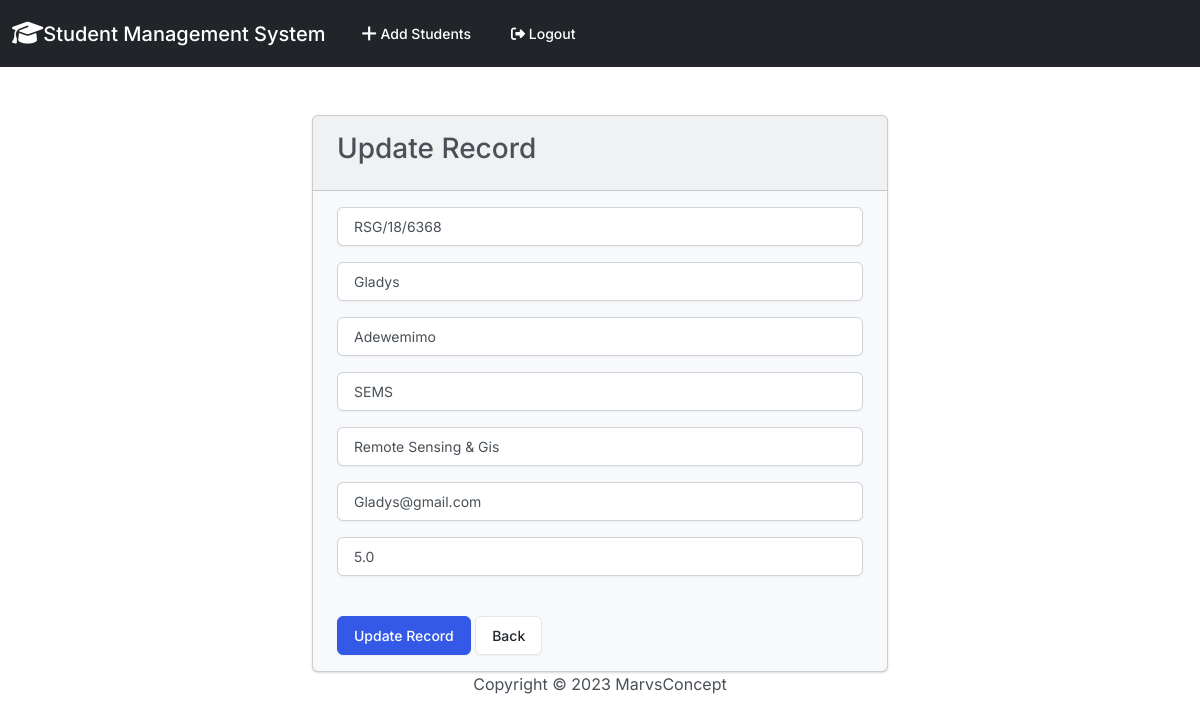
Screenshot of /update_record/2 (signed in) with the database file from the repository.
### students/models.py (models this page shows, shortened)
class Record(models.Model):
    created_at = models.DateTimeField(auto_now_add=True)
    matric_no = models.CharField(max_length = 50)
    first_name = models.CharField(max_length=50)
    last_name = models.CharField(max_length=50)
    faculty = models.CharField(max_length=50)
    department = models.CharField(max_length=50)
    email =  models.EmailField(max_length=50)
    gpa = models.FloatField()

### students/views.py (the view)
# urls.py: path('update_record/<int:pk>', views.update_record, name='update_record'),
def update_record(request, pk):
    if request.user.is_authenticated:
        current_record = Record.objects.get(id=pk)
        form = AddRecordForm(request.POST or None, instance=current_record)
        if form.is_valid():
            form.save()
            messages.success(request, "Recorded Updated Successfully...")
            return redirect('home')
        return render(request, 'update_record.html', {'form':form})
    else:
        messages.success(request, "You must be logged in to Update records")
        return redirect('home')

### students/forms.py
class AddRecordForm(forms.ModelForm):
    matric_no = forms.CharField(required=True, widget=forms.TextInput(attrs={'placeholder':'Matric No', 'class':'form-control'}), label="")
    first_name =forms.CharField(required=True, widget=forms.TextInput(attrs={'placeholder':'First Name', 'class':'form-control'}), label="")
    last_name = forms.CharField(required=True, widget=forms.TextInput(attrs={'placeholder':'Last Name', 'class':'form-control'}), label="")
    faculty = forms.CharField(required=True, widget=forms.TextInput(attrs={'placeholder':'Faculty', 'class':'form-control'}), label="")
    department = forms.CharField(required=True, widget=forms.TextInput(attrs={'placeholder':'Deparment', 'class':'form-control'}), label="")
    email =  forms.EmailField(required=True, widget=forms.TextInput(attrs={'placeholder':'Email', 'class':'form-control'}), label="")
    gpa = forms.FloatField(required=True, widget=forms.TextInput(attrs={'placeholder':'GPA', 'class':'form-control'}), label="")
    class Meta:
       model = Record
       exclude = ("user",)

### students/templates/update_record.html (shortened to what this page needs)
{% extends 'base.html' %}
{% block content %}
<div class="container-fluid col-md-6 offset-md-3 ">
     <div class="card bg-light ">
        <div class="card-header"><strong><h3>Update Record</h3></strong></div>
        <div class="card-body">
            <form method="POST">
                {{ form.as_p}}
                    <br>
                <button type="submit" class="btn btn-primary">Update Record</button>
                <a href="{% url 'home' %}" class= "btn btn-secondary"> Back </a>
            </form>
        </div>
</div>
{% endblock %}

### rows the page displays
Record: matric_no "RSG/18/6368", first_name "Gladys", last_name "Adewemimo", faculty "SEMS", department "Remote Sensing & Gis", email "Gladys@gmail.com", gpa "5.0"
